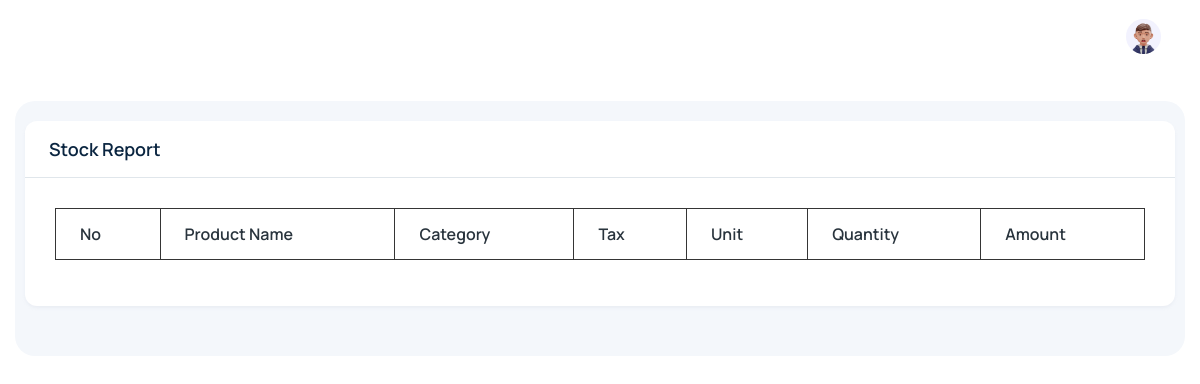
Page /StockReport (signed in) on the earlier database version.
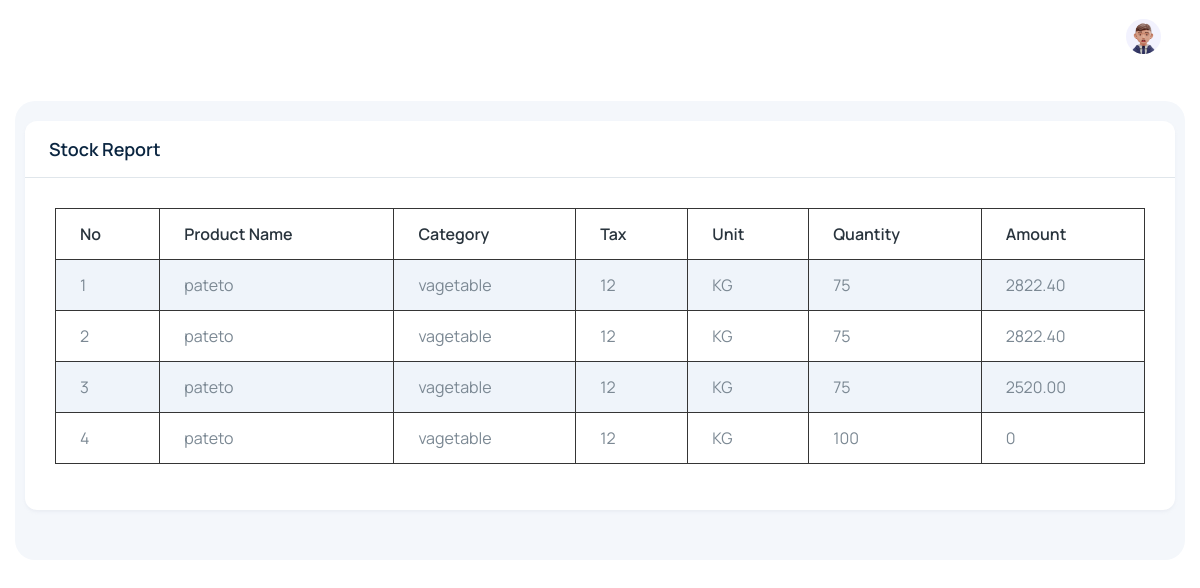
Same page on the later database version.
### main/models.py (models this page shows)
class MainStockModel(models.Model):
    OldProductId = models.CharField(max_length=100,null=True,blank=True)
    ProductId = models.CharField(max_length=100,null=True,blank=True)
    user = models.CharField(max_length=100,null=True, blank=True)
    type = models.CharField(max_length=100,null=True, blank=True)
    ProductName = models.CharField(max_length=100,null=True, blank=True)
    Category = models.CharField(max_length=100,null=True, blank=True)
    Tax = models.CharField(max_length=100,null=True, blank=True)
    Unit = models.CharField(max_length=100,null=True, blank=True)
    PurchasePrice = models.CharField(max_length=100,null=True, blank=True)
    PurchaseIncTax = models.CharField(max_length=100,null=True, blank=True)
    MinQty = models.CharField(max_length=100,blank=True)
    MaxQty = models.CharField(max_length=100,blank=True)
    BarcodeNo = models.CharField(max_length=100,blank=True)
    Quantity = models.CharField(max_length=100,blank=True)
    Amount = models.CharField(max_length=100,null=True, blank=True)

### main/views.py (the view)
# urls.py: path('StockReport',views.StockReport,name='Stock Report'),
@login_required(login_url='Login')
def StockReport(request):
    stock = MainStockModel.objects.filter(user=request.user.username)
    data = {'stock':stock}
    if is_admin(request.user):
        return render(request,'admin/stock.html',data)
    if is_user(request.user):
        return render(request,'stock.html',data)

### main/views.py (called while the page is built)
def is_user(user):
    return User.objects.filter(username=user).exists()

def is_admin(user):
    data=User.objects.filter(is_superuser=True)
    for i in data:
        if str(i.username) == str(user):
            return True

### main/templates/stock.html
﻿{% extends 'main.html' %}
{% load static %}
{% block content %}
<div class="body-wrapper">
  <div class="container-fluid">
    <div class="datatables">
      <div class="card">
        <div class="px-4 py-3 border-bottom">
          <h4 class="card-title mb-0">Stock Report</h4>
        </div>
        <div class="card-body">
          <div class="table-responsive">
            <table id="file_export" class="table w-100 table-striped table-bordered display text-nowrap">
              <thead>
                <tr>
                  <th>No</th>
                  <th>Product Name</th>
                  <th>Category</th>
                  <th>Tax</th>
                  <th>Unit</th>
                  <th>Quantity</th>
                  <th>Amount</th>
                </tr>
              </thead>
              <tbody>
                {% for i in stock %}
                <tr>
                  <td>{{forloop.counter}}</td>
                  <td>{{i.ProductName}}</td>
                  <td>{{i.Category}}</td>
                  <td>{{i.Tax}}</td>
                  <td>{{i.Unit}}</td>
                  <td>{{i.Quantity}}</td>
                  <td>{{i.Amount}}</td>
                </tr>
                {% endfor %}
              </tbody>
            </table>
          </div>
        </div>
      </div>
    </div>
  </div>
</div>
{% endblock content %}

Differences in the rows shown:
added MainStockModel: ProductName "pateto", Category "vagetable", Tax "12", Unit "KG", Quantity "75", Amount "2822.40"
added MainStockModel: ProductName "pateto", Category "vagetable", Tax "12", Unit "KG", Quantity "75", Amount "2822.40"
added MainStockModel: ProductName "pateto", Category "vagetable", Tax "12", Unit "KG", Quantity "75", Amount "2520.00"
added MainStockModel: ProductName "pateto", Category "vagetable", Tax "12", Unit "KG", Quantity "100", Amount "0"
